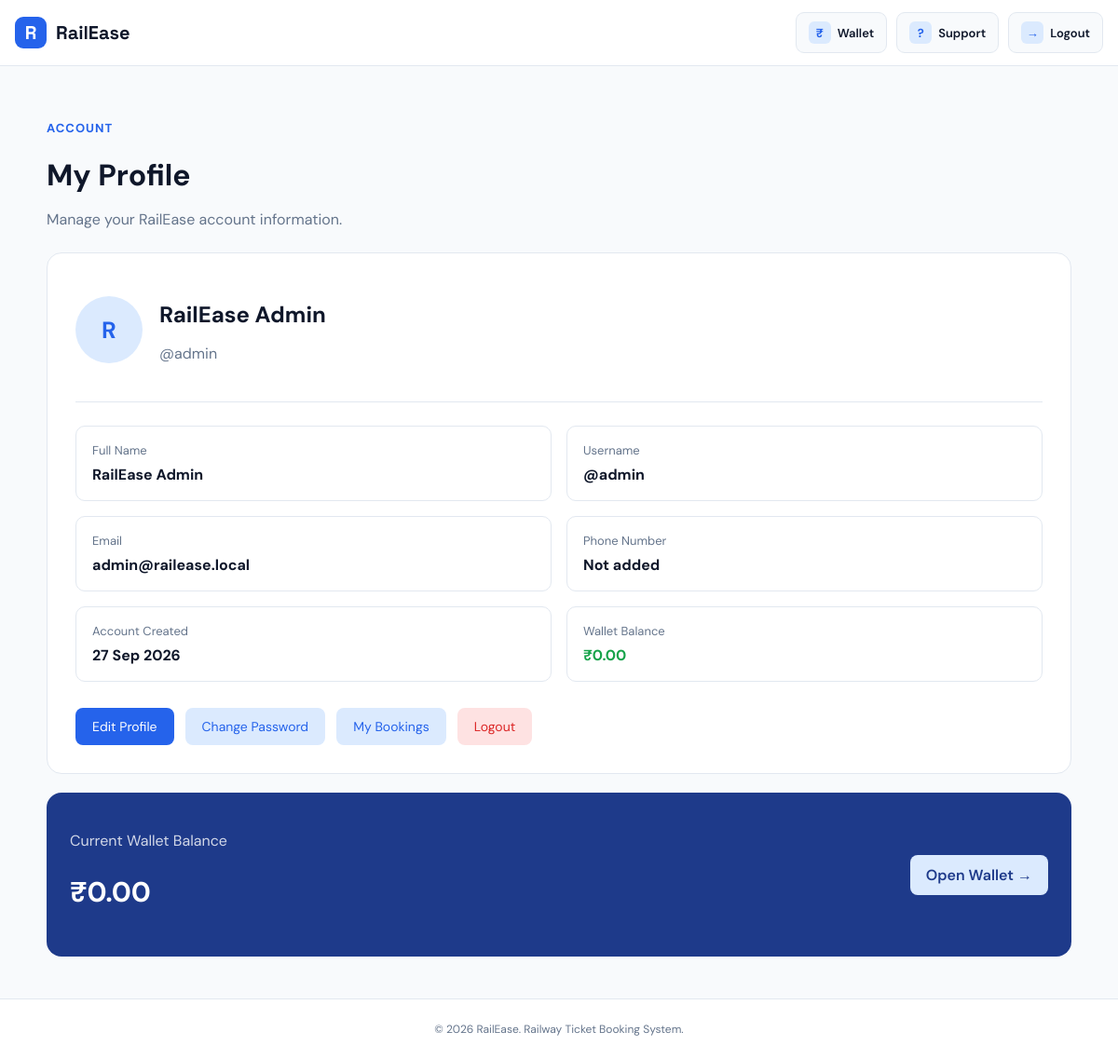
Screenshot of /user/profile.php (signed in) with the database file from the repository.
### tables this page shows
CREATE TABLE IF NOT EXISTS users (
    user_id INT UNSIGNED AUTO_INCREMENT PRIMARY KEY,
    full_name VARCHAR(120) NOT NULL,
    username VARCHAR(60) NOT NULL UNIQUE,
    email VARCHAR(160) NOT NULL UNIQUE,
    phone VARCHAR(30) NULL,
    password_hash VARCHAR(255) NOT NULL,
    role ENUM('USER', 'ADMIN') NOT NULL DEFAULT 'USER',
    created_at TIMESTAMP NOT NULL DEFAULT CURRENT_TIMESTAMP
);

### user/profile.php (the view, shortened to what this page needs)
<?php
require_once "../config/db.php";
$userId = (int) $_SESSION['user_id'];
$stmt = $conn->prepare("
    SELECT
        user_id,
        full_name,
        username,
        email,
        phone,
        created_at
    FROM users
    WHERE user_id = ?
    LIMIT 1
");
$stmt->bind_param("i", $userId);
$stmt->execute();
$result = $stmt->get_result();
$user = $result->fetch_assoc();
$walletBalance = 0;
?>
<?php require_once "../includes/header.php"; ?>
<?php require_once "../includes/navbar.php"; ?>
<main class="profile-page">
    <div class="profile-container">
        <div class="profile-page-heading">
            <p class="profile-eyebrow">
                ACCOUNT
            </p>
            <h1>
                My Profile
            </h1>
            <p>
                Manage your RailEase account information.
            </p>
        </div>
        <section class="profile-main-card">
            <div class="profile-user-header">
                <div class="profile-avatar">
                    <?php
                    echo strtoupper(
                        substr($user['full_name'], 0, 1)
                    );
                    ?>
                </div>
                <div>
                    <h2>
                        <?php
                        echo htmlspecialchars(
                            $user['full_name']
                        );
                        ?>
                    </h2>
                    <p>
                        @<?php
                        echo htmlspecialchars(
                            $user['username']
                        );
                        ?>
                    </p>
                </div>
            </div>
            <div class="profile-information">
                <div class="profile-info-item">
                    <span>
                        Full Name
                    </span>
                    <strong>
                        <?php
                        echo htmlspecialchars(
                            $user['full_name']
                        );
                        ?>
                    </strong>
                </div>
                <div class="profile-info-item">
                    <span>
                        Username
                    </span>
                    <strong>
                        @<?php
                        echo htmlspecialchars(
                            $user['username']
                        );
                        ?>
                    </strong>
                </div>
                <div class="profile-info-item">
                    <span>
                        Email
                    </span>
                    <strong>
                        <?php
                        echo htmlspecialchars(
                            $user['email']
                        );
                        ?>
                    </strong>
                </div>
                <div class="profile-info-item">
                    <span>
                        Phone Number
                    </span>
                    <strong>
                        <?php
                        echo !empty($user['phone'])
                            ? htmlspecialchars($user['phone'])
                            : "Not added";
                        ?>
                    </strong>
                </div>
                <div class="profile-info-item">
                    <span>
                        Account Created
                    </span>
                    <strong>
                        <?php
                        echo date(
                            "d M Y",
                            strtotime($user['created_at'])
                        );
                        ?>
                    </strong>
                </div>
                <div class="profile-info-item wallet-info">
                    <span>
                        Wallet Balance
                    </span>
                    <strong>
                        ₹<?php
                        echo number_format(
                            (float)$walletBalance,
                            2
                        );
                        ?>
                    </strong>
                </div>
            </div>
            <div class="profile-buttons">
                <button
                    type="button"
                    class="profile-primary-btn"
                    onclick="openEditProfile()"
                >
                    Edit Profile
                </button>
                <button
                    type="button"
                    class="profile-secondary-btn"
                    onclick="openChangePassword()"
                >
                    Change Password
                </button>
                <a
                    href="manage_booking.php"
                    class="profile-secondary-btn"
                >
                    My Bookings
                </a>
                <a
                    href="../auth/logout.php"
                    class="profile-danger-btn"
                >
                    Logout
                </a>
            </div>
        </section>
        <section class="profile-wallet-card">
            <div>
                <p>
                    Current Wallet Balance
                </p>
                <h2>
                    ₹<?php
                    echo number_format(
                        (float)$walletBalance,
                        2
                    );
                    ?>
                </h2>
            </div>
            <a href="wallet.php">
                Open Wallet →
            </a>
        </section>
    </div>
</main>
<?php require_once "../includes/footer.php"; ?>

### assets/css/style.css (style rules this page uses)
:root { --primary: #2563eb; --primary-dark: #1d4ed8; --navy: #1e3a8a; --light-blue: #dbeafe; --background: #f8fafc; --card: #ffffff; --text: #0f172a; --text-secondary: #64748b; --border: #e2e8f0; --success: #16a34a; --danger: #dc2626; font-family: "DM Sans", sans-serif; }
* { box-sizing: border-box; }
body { margin: 0; color: var(--text); background: var(--background); }
a { color: inherit; text-decoration: none; }
button, input, select, textarea { font: inherit; }
.profile-page, .wallet-page { background: #F8FAFC; min-height: 80vh; padding: 45px 20px; }
.profile-container, .wallet-container { max-width: 1100px; margin: 0 auto; }
.profile-page-heading, .wallet-page-heading { margin-bottom: 25px; }
.profile-eyebrow, .wallet-eyebrow { color: #2563EB; font-size: 13px; font-weight: 700; letter-spacing: 1px; margin-bottom: 7px; }
.profile-page-heading h1, .wallet-page-heading h1 { color: #0F172A; font-size: 32px; margin-bottom: 7px; }
.profile-page-heading p:last-child, .wallet-page-heading p:last-child { color: #64748B; }
.profile-main-card { background: #FFFFFF; border: 1px solid #E2E8F0; border-radius: 16px; padding: 30px; }
.profile-user-header { display: flex; align-items: center; gap: 18px; padding-bottom: 25px; border-bottom: 1px solid #E2E8F0; }
.profile-avatar { width: 72px; height: 72px; border-radius: 50%; background: #DBEAFE; color: #2563EB; display: flex; align-items: center; justify-content: center; font-size: 25px; font-weight: 700; }
.profile-user-header h2 { color: #0F172A; margin-bottom: 5px; }
.profile-user-header p { color: #64748B; }
.profile-information { display: grid; grid-template-columns: repeat(2, 1fr); gap: 16px; margin-top: 25px; }
.profile-info-item { border: 1px solid #E2E8F0; border-radius: 10px; padding: 17px; }
.profile-info-item span { display: block; color: #64748B; font-size: 13px; margin-bottom: 7px; }
.profile-info-item strong { color: #0F172A; }
.wallet-info strong { color: #16A34A; }
.profile-buttons { display: flex; flex-wrap: wrap; gap: 12px; margin-top: 28px; }
.profile-primary-btn, .profile-secondary-btn, .profile-danger-btn { border: none; border-radius: 8px; padding: 11px 18px; text-decoration: none; cursor: pointer; font-size: 14px; display: inline-block; }
.profile-primary-btn { background: #2563EB; color: #FFFFFF; }
.profile-secondary-btn { background: #DBEAFE; color: #2563EB; }
.profile-danger-btn { background: #FEE2E2; color: #DC2626; }
.profile-wallet-card { margin-top: 20px; background: #1E3A8A; color: #FFFFFF; border-radius: 16px; padding: 25px; display: flex; align-items: center; justify-content: space-between; }
.profile-wallet-card p { opacity: .8; margin-bottom: 5px; }
.profile-wallet-card h2 { font-size: 30px; }
.profile-wallet-card a { color: #1E3A8A; background: #DBEAFE; padding: 11px 17px; border-radius: 8px; text-decoration: none; font-weight: 600; }

### rows the page displays
users: full_name "R", full_name "RailEase Admin", username "admin", email "admin@railease.local", created_at "27 Sep 2026"

### other values shown
$walletBalance "0.00"
